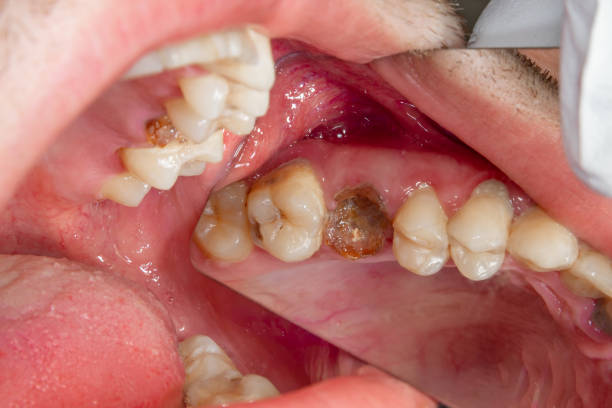
#> input picture milestone3/Raw_images/111.jpg, 612 x 408 px, found by its file name; its folder holds only this picture in this run
$ jupyter execute ImageCropping.ipynb
#> lines starting #> are read from the running program, lines starting #| are printed output that depends on the picture
[cell 1]
import cv2
import os
import matplotlib.pyplot as plt

# Define original image directory
image_dir = r'C:\Users\Reshmi\Capstone-Project\milestone3\Raw_images'

# Define separate output directory for cropped images
save_dir = r'C:\Users\Reshmi\Capstone-Project\milestone3\Augmented_images\Unlabeled\cropped_images'
os.makedirs(save_dir, exist_ok=True)

# Get up to 1000 .jpg files from the source folder
image_filenames = [
    fname for fname in os.listdir(image_dir)
    if fname.lower().endswith(".jpg")
][:1000]

# Crop and save images
for fname in image_filenames:
    image_path = os.path.join(image_dir, fname)
    img = cv2.imread(image_path)
#> img is the input picture: shape (408, 612, 3); mean B, G, R 108.2, 115.6, 183.4

    if img is None:
        print(f"Error: Failed to load {fname}")
        continue

    height, width = img.shape[:2]
#> height = 408; width = 612

    # Define cropping coordinates for center crop (smallest square)
    min_dim = min(height, width)
#> min_dim = 408
    start_x = (width - min_dim) // 2
#> start_x = 102
    start_y = (height - min_dim) // 2
#> start_y = 0
    end_x = start_x + min_dim
#> end_x = 510
    end_y = start_y + min_dim
#> end_y = 408

    cropped_img = img[start_y:end_y, start_x:end_x]
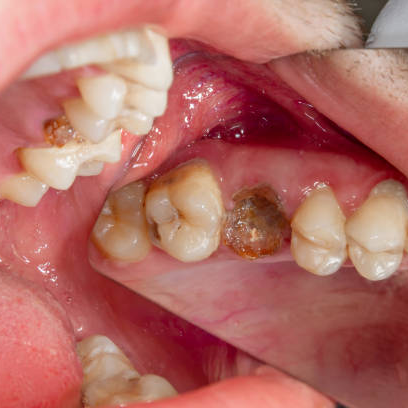
#> cropped_img: shape (408, 408, 3); mean B, G, R 99.8, 107.8, 178.1

    save_path = os.path.join(save_dir, f"cropped_{fname}")
    cv2.imwrite(save_path, cropped_img)
    print(f"Saved: {save_path}")

print("All images cropped and saved in a separate folder!")

# --- Display the first cropped image ---

cropped_files = [f for f in os.listdir(save_dir) if f.lower().endswith(".jpg")]
if cropped_files:
    first_image_path = os.path.join(save_dir, cropped_files[0])
    test_image = cv2.imread(first_image_path)
    test_image_rgb = cv2.cvtColor(test_image, cv2.COLOR_BGR2RGB)

    plt.imshow(test_image_rgb)
    plt.axis("off")
    plt.title(f"Sample: {cropped_files[0]}")
    plt.show()
else:
    print("No cropped images found to display.")


$ run again, on milestone3/Raw_images/116.jpg
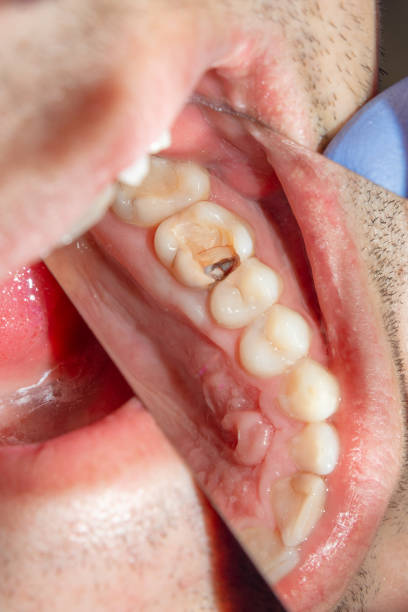
#> input picture milestone3/Raw_images/116.jpg, 408 x 612 px, found by its file name
#> img is the input picture: shape (612, 408, 3); mean B, G, R 130, 141.7, 196.1
#> `cropped_img = img[start_y:end_y, start_x:end_x]`:
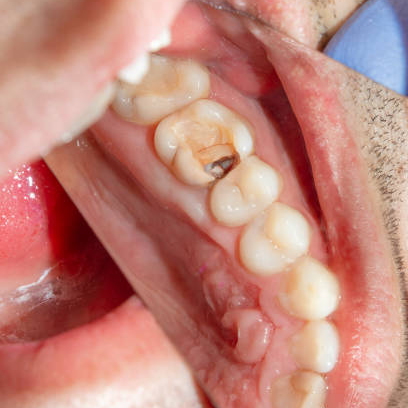
#> cropped_img: shape (408, 408, 3); mean B, G, R 122.3, 132.7, 193.3

$ run again, on milestone3/Raw_images/12.jpg
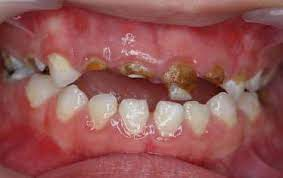
#> input picture milestone3/Raw_images/12.jpg, 283 x 178 px, found by its file name
#> img is the input picture: shape (178, 283, 3); mean B, G, R 84.6, 85.7, 147.9
#> `cropped_img = img[start_y:end_y, start_x:end_x]`:
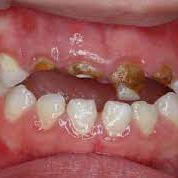
#> cropped_img: shape (178, 178, 3); mean B, G, R 93.8, 96, 159

$ run again, on milestone3/Raw_images/120.jpg
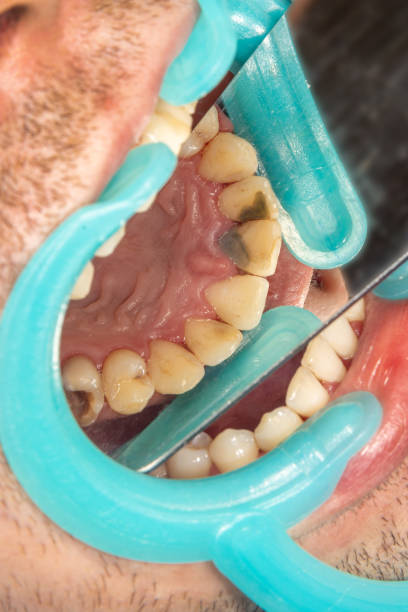
#> input picture milestone3/Raw_images/120.jpg, 408 x 612 px, found by its file name
#> img is the input picture: shape (612, 408, 3); mean B, G, R 144.3, 159.5, 153.3
#> `cropped_img = img[start_y:end_y, start_x:end_x]`:
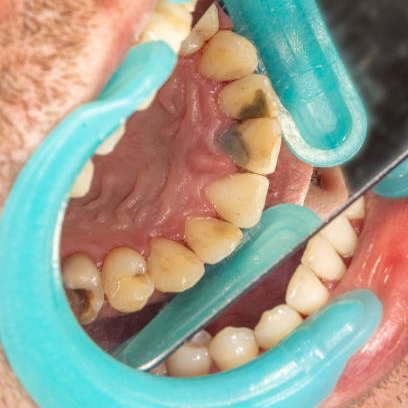
#> cropped_img: shape (408, 408, 3); mean B, G, R 141.9, 157.5, 155

$ run again, on milestone3/Raw_images/113.jpg
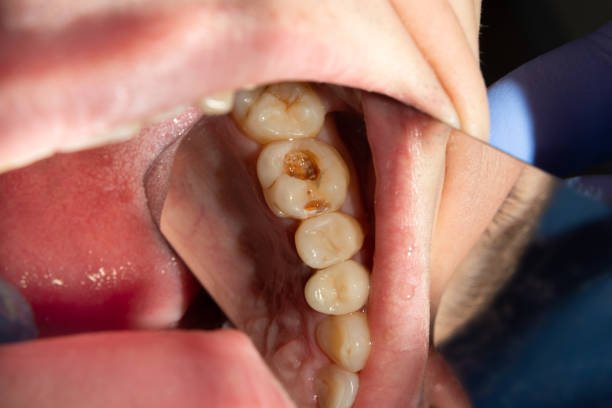
#> input picture milestone3/Raw_images/113.jpg, 612 x 408 px, found by its file name
#> img is the input picture: shape (408, 612, 3); mean B, G, R 97, 104.6, 152.2
#> `cropped_img = img[start_y:end_y, start_x:end_x]`:
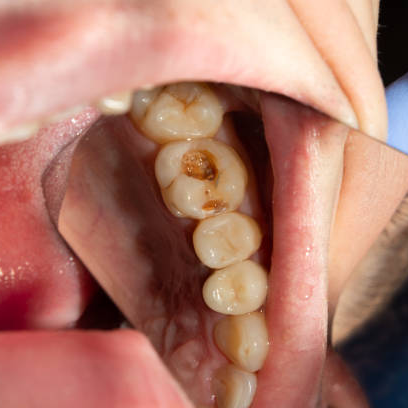
#> cropped_img: shape (408, 408, 3); mean B, G, R 106.5, 121.1, 174.4
